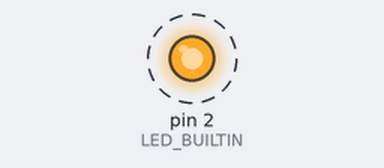
Bench run of a sketch on a simulated Arduino Uno, built with avr-gcc and run on an emulated ATmega328P. Parts: output pins drawn as LEDs (lit = HIGH). Dashed ring = blinking.

Above: at 0.05 s.
Timing chart, 0 to 3.0 s (numbered marks = the images above):
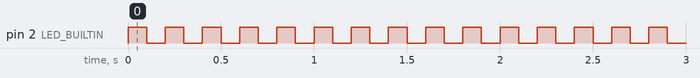

The sketch:

blink_fast.ino
```cpp
#define LED_BUILTIN 2
#define TIME 100

void setup() {
  pinMode(LED_BUILTIN, OUTPUT); // Tente também 4 ou 5 se o LED não piscar
}

void loop() {
  digitalWrite(LED_BUILTIN, HIGH);
  delay(TIME);
  digitalWrite(LED_BUILTIN, LOW);
  delay(TIME);
}
```

Measured:
- by itself, pin 2 (LED_BUILTIN): alternates HIGH for 0.10 s and LOW for 0.10 s
